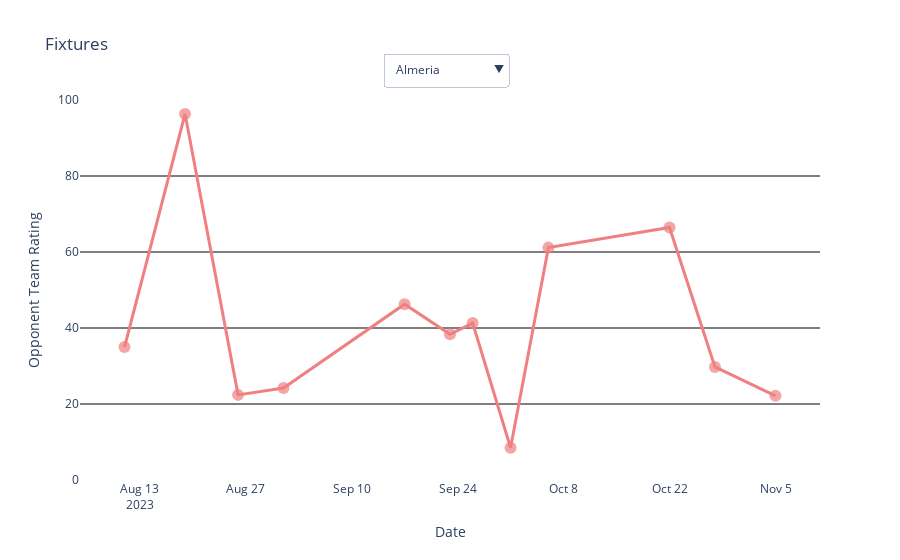

Notebook code cell kept with this figure:
### Code cell
import plotly.graph_objs as go
from plotly.subplots import make_subplots

# Assuming df_fixtures_2019 and df_ratings are your DataFrames

# Function to create traces for each team
def create_trace_for_team(team, df):
    df_team_matches = df[(df['home_team'] == team) | (df['away_team'] == team)].copy()
    df_team_matches['opponent_rating'] = df_team_matches.apply(
        lambda row: row['team_rating_away'] if row['home_team'] == team else row['team_rating_home'], axis=1
    )
    df_team_matches.sort_values('date', inplace=True)
    
    # Create a list of hover texts for each data point
    hover_text = [
        f"Current Team: {team}<br>"
        f"Opponent Team: {row['home_team'] if row['away_team'] == team else row['away_team']}<br>"
        f"Matchday: {row['matchday']}<br>"
        f"Date: {row['date'].strftime('%Y-%m-%d')}<br>"
        f"Score: {row['full_time_score']}<br>"
        f"Team Rating: {row['opponent_rating']*100:.2f} %"  # Format the rating to display 2 decimal places with %
        for _, row in df_team_matches.iterrows()
    ]
    
    return [
        go.Scatter(
            x=df_team_matches['date'],
            y=df_team_matches['opponent_rating'] * 100,  # Multiply by 100 to match the desired range
            name=team,
            mode='lines+markers',  # Set mode to lines+markers to display both line and markers
            line=dict(
                width=3,  # Set line width as needed
                color='lightcoral'  # Set line color to light red
            ),
            marker=dict(
                size=12,  # Set the marker size to make it bigger
                symbol='circle',  # Use 'circle' symbol for a dot
                opacity=0.7,  # Adjust opacity as needed
                color='lightcoral'  # Set marker color to light red
            ),
            hoverinfo='text',  # Show hover text
            text=hover_text  # Set hover text
        )
    ]

# Get a list of unique teams
teams = df_fixtures_2023['home_team'].unique()

# Create a figure with one subplot
fig = make_subplots(rows=1, cols=1)

# Add traces for each team to the figure, but make them invisible
for team in teams:
    traces = create_trace_for_team(team, df_fixtures_2023)
    for trace in traces:
        fig.add_trace(trace, row=1, col=1)

# Only the first trace is initially visible
for i in range(len(fig.data)):
    fig.data[i].visible = False
fig.data[0].visible = True

# Create a dropdown menu with one option for each team
dropdown_buttons = [
    {'label': team,
     'method': 'update',
     'args': [{'visible': [i == j for i in range(len(teams))]},
              {'title': f'Team Rating of Opponents for {team} Over Time'}]}
    for j, team in enumerate(teams)
]

# Update the figure layout to add the dropdown
fig.update_layout(
    updatemenus=[
        {'buttons': dropdown_buttons,
         'direction': 'down',
         'pad': {"r": 10, "t": 10},  # Adjust spacing to prevent overlap with title
         'showactive': True,
         'x': 0.5,
         'xanchor': 'center',
         'y': 1.15,
         'yanchor': 'top'}
    ],
    title_text="Fixtures",
    xaxis_title="Date",
    yaxis_title="Opponent Team Rating",  # Adjust the y-axis label
    yaxis=dict(range=[0, 100], showgrid=True, gridcolor='black'),  # Set the y-axis range to 0-100 and show grid
    xaxis=dict(showgrid=False),  # Hide x-axis grid
    paper_bgcolor='white',  # Set background color to white
    plot_bgcolor='white',  # Set plot background color to white
)

# Show the figure
fig.show()
